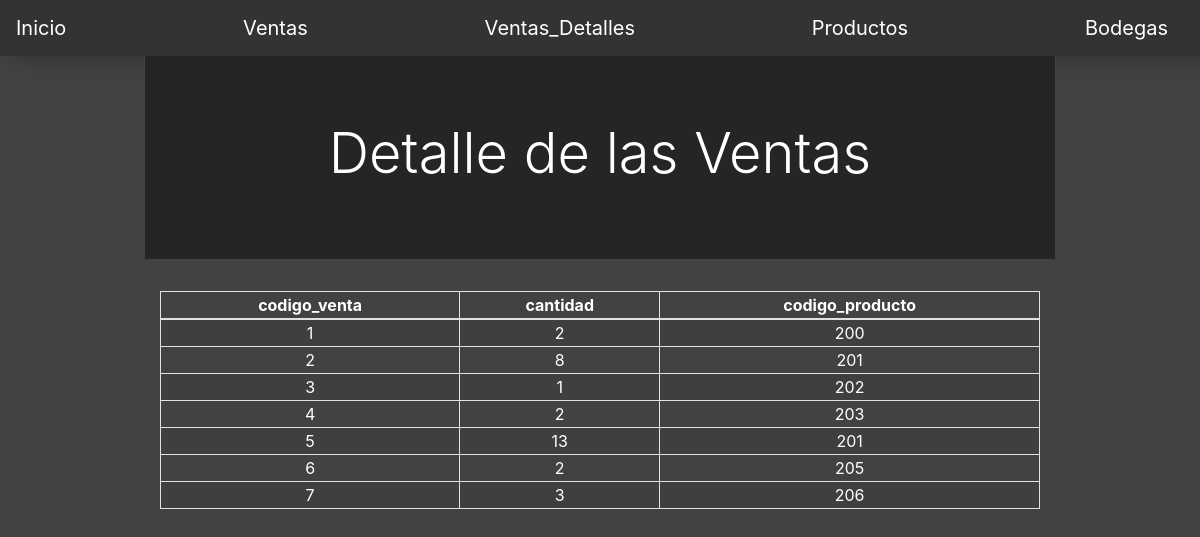
/Tablas/Ventas_Detalles.php, run on the app's committed database.
### tables this page shows
CREATE TABLE `Ventas_Detalles` (
  `codigo_venta` int NOT NULL,
  `cantidad` int DEFAULT NULL,
  `codigo_producto` int DEFAULT NULL,
  PRIMARY KEY (`codigo_venta`)
);

### Tablas/Ventas_Detalles.php (the view, shortened to what this page needs)
<?php
$objeto = new Conexion();
$conexion = $objeto->Conectar();
$consulta = 'SELECT * FROM Ventas_Detalles';
$resultado = $conexion->prepare($consulta);
$resultado->execute();
$ventas_detalle=$resultado->fetchAll(PDO::FETCH_ASSOC);
?>
<!doctype html>
<html lang="en">
  <head>
    <link href="../estilos.css" rel="stylesheet" type="text/css">
    <link rel="stylesheet" href="https://stackpath.bootstrapcdn.com/bootstrap/4.4.1/css/bootstrap.min.css">
    <link rel="stylesheet" type="text/css" href="https://cdn.datatables.net/v/bs4/dt-1.10.20/datatables.min.css"/>
  </head>
  <body>
  <nav class="navbar navbar-dark" id="navbar">
  <a class="navbar-brand" href="../index.php">Inicio</a>
  <a class="navbar-brand" href="../Tablas/Ventas.php">Ventas</a>
        <a class="navbar-brand" href="../Tablas/Ventas_Detalles.php">Ventas_Detalles</a>
        <a class="navbar-brand" href="../Tablas/Productos.php">Productos</a>
        <a class="navbar-brand" href="../Tablas/Bodegas.php">Bodegas</a>
    </nav>
    <div class="group">
        <div class="jumbotron jumbotron-fluid text-center" id="jumbo">
            <div class="container">
              <h1 class="display-4">Detalle de las Ventas</h1>
            </div>
        </div>
        <div class="container">
            <div class="row">
                <div class="col-lg-12">
                    <table id="tablaventas_detalle" class="table-striped table-bordered" style="width:100%">
                        <thead class="text-center">
                            <th>codigo_venta</th>
                            <th>cantidad</th>
                            <th>codigo_producto</th>
                        </thead>
                        <tbody>
                            <?php
                                foreach($ventas_detalle as $detalle){
                            ?>
                            <tr class="text-center">
                                <td><?php echo $detalle['codigo_venta']?></td>
                                <td><?php echo $detalle['cantidad']?></td>
                                <td><?php echo $detalle['codigo_producto']?></td>
                            </tr>
                            <?php
                                }
                            ?>
                        </tbody>
                    </table>
                </div>
            </div>
        </div>
    </div>
  </body>
</html>

### estilos.css (style rules this page uses)
html,body { height:100%; margin: 0; display: flex; flex-direction: column; }
body { background: -webkit-linear-gradient(top, #424242 71%,#424242 99%); }
.group { border-left: 1.3px solid #424242; border-right: 1.3px solid #424242; color: rgb(255, 255, 255); background: -webkit-linear-gradient(top, rgb(66, 66, 66) 0%,rgb(66, 66, 66) 100%); width: 76%; padding: 0px; margin-top: 0px ; margin-bottom: 0px; margin-right: auto; margin-left: auto; }
#navbar { background: rgb(51, 51, 51); position:relative; box-shadow: inset 0 -1px 0 var(--color-border-secondary); }
#navbar:before { content: ''; position: absolute; bottom:-2%; width: 100%; height: 100%; background-color: rgba(0,0,0,0.3); z-index: -1; filter: blur(10px); }
#jumbo { background-color: #252525; }

### data on the page
ventas_detalles: codigo_venta "1", cantidad "2", codigo_producto "200"
ventas_detalles: codigo_venta "2", cantidad "8", codigo_producto "201"
ventas_detalles: codigo_venta "3", cantidad "1", codigo_producto "202"
ventas_detalles: codigo_venta "4", cantidad "2", codigo_producto "203"
ventas_detalles: codigo_venta "5", cantidad "13", codigo_producto "201"
ventas_detalles: codigo_venta "6", cantidad "2", codigo_producto "205"
ventas_detalles: codigo_venta "7", cantidad "3", codigo_producto "206"
